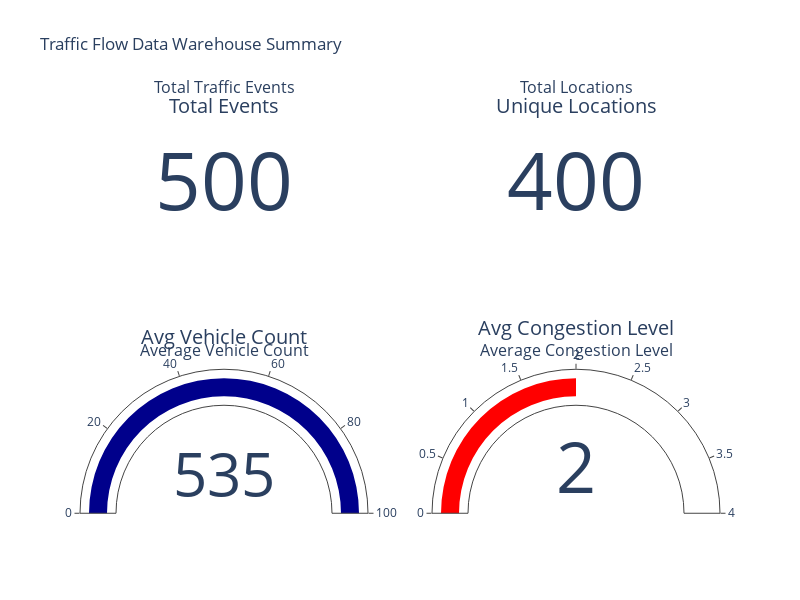

The code cell stored with this chart in its notebook:
### Code cell
# Create a summary dashboard
import plotly.subplots as sp
import plotly.graph_objects as go

# Create subplot figure
fig = sp.make_subplots(
    rows=2, cols=2,
    specs=[[{"type": "indicator"}, {"type": "indicator"}],
           [{"type": "indicator"}, {"type": "indicator"}]],
    subplot_titles=("Total Traffic Events", "Total Locations", 
                   "Average Vehicle Count", "Average Congestion Level")
)

# Add indicators
fig.add_trace(
    go.Indicator(
        mode="number",
        value=summary['total_events'].iloc[0],
        title={"text": "Total Events"},
        domain={'row': 0, 'column': 0}
    ),
    row=1, col=1
)

fig.add_trace(
    go.Indicator(
        mode="number",
        value=summary['total_locations'].iloc[0],
        title={"text": "Unique Locations"},
        domain={'row': 0, 'column': 1}
    ),
    row=1, col=2
)

fig.add_trace(
    go.Indicator(
        mode="gauge+number",
        value=summary['avg_vehicle_count'].iloc[0],
        title={"text": "Avg Vehicle Count"},
        gauge={'axis': {'range': [0, 100]},
               'bar': {'color': "darkblue"}},
        domain={'row': 1, 'column': 0}
    ),
    row=2, col=1
)

fig.add_trace(
    go.Indicator(
        mode="gauge+number",
        value=summary['avg_congestion'].iloc[0],
        title={"text": "Avg Congestion Level"},
        gauge={'axis': {'range': [0, 4]},
               'bar': {'color': "red"}},
        domain={'row': 1, 'column': 1}
    ),
    row=2, col=2
)

fig.update_layout(
    title_text="Traffic Flow Data Warehouse Summary",
    height=600,
    width=800
)

fig.show()

### Figure 1 — Plotly figure (JSON) as saved in the notebook; plotly's stock layout.template omitted (floating-point values rounded to 4 significant figures)
{"data": [{"domain": {"column": 0, "row": 0, "x": [0, 0.45], "y": [0.625, 1]}, "mode": "number", "title": {"text": "Total Events"}, "type": "indicator", "value": 500}, {"domain": {"column": 1, "row": 0, "x": [0.55, 1], "y": [0.625, 1]}, "mode": "number", "title": {"text": "Unique Locations"}, "type": "indicator", "value": 400}, {"domain": {"column": 0, "row": 1, "x": [0, 0.45], "y": [0, 0.375]}, "gauge": {"axis": {"range": [0, 100]}, "bar": {"color": "darkblue"}}, "mode": "gauge+number", "title": {"text": "Avg Vehicle Count"}, "type": "indicator", "value": 535}, {"domain": {"column": 1, "row": 1, "x": [0.55, 1], "y": [0, 0.375]}, "gauge": {"axis": {"range": [0, 4]}, "bar": {"color": "red"}}, "mode": "gauge+number", "title": {"text": "Avg Congestion Level"}, "type": "indicator", "value": 2}], "layout": {"annotations": [{"font": {"size": 16}, "showarrow": false, "text": "Total Traffic Events", "x": 0.225, "xanchor": "center", "xref": "paper", "y": 1, "yanchor": "bottom", "yref": "paper"}, {"font": {"size": 16}, "showarrow": false, "text": "Total Locations", "x": 0.775, "xanchor": "center", "xref": "paper", "y": 1, "yanchor": "bottom", "yref": "paper"}, {"font": {"size": 16}, "showarrow": false, "text": "Average Vehicle Count", "x": 0.225, "xanchor": "center", "xref": "paper", "y": 0.375, "yanchor": "bottom", "yref": "paper"}, {"font": {"size": 16}, "showarrow": false, "text": "Average Congestion Level", "x": 0.775, "xanchor": "center", "xref": "paper", "y": 0.375, "yanchor": "bottom", "yref": "paper"}], "height": 600, "title": {"text": "Traffic Flow Data Warehouse Summary"}, "width": 800}}
